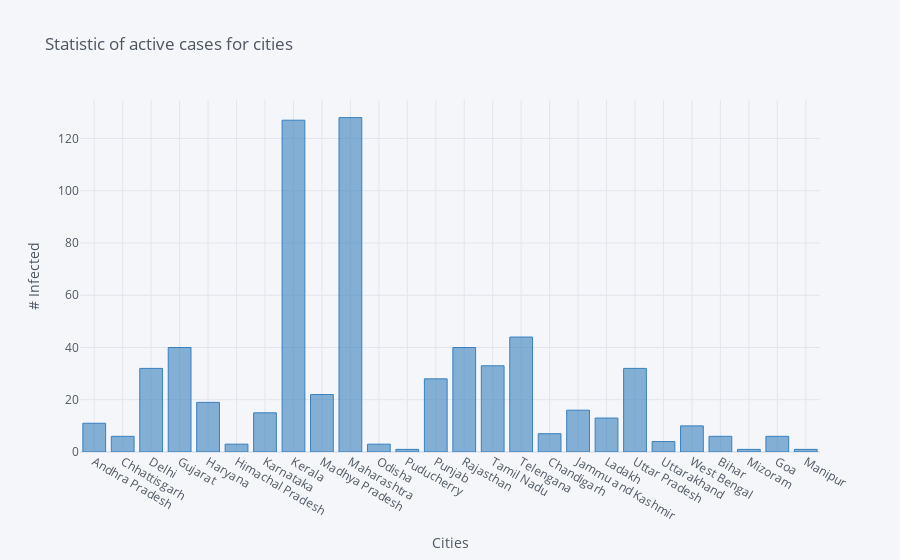

The cell this chart's notebook holds for it:
### Code cell
# Plotly visualization
df.iplot(asFigure=True, 
         kind='bar', 
         title='Statistic of active cases for cities',
         xTitle='Cities', 
         yTitle='# Infected', 
         x='Name of State / UT', 
         y='Active Cases',
         color='Blue'
        )

### Figure 1 — Plotly figure (JSON) as saved in the notebook; plotly's stock layout.template omitted (floating-point values rounded to 4 significant figures)
{"data": [{"marker": {"color": "rgba(55, 128, 191, 0.6)", "line": {"color": "rgba(55, 128, 191, 1.0)", "width": 1}}, "name": "Active Cases", "orientation": "v", "text": "", "type": "bar", "x": ["Andhra Pradesh", "Chhattisgarh", "Delhi", "Gujarat", "Haryana", "Himachal Pradesh", "Karnataka", "Kerala", "Madhya Pradesh", "Maharashtra", "Odisha", "Puducherry", "Punjab", "Rajasthan", "Tamil Nadu", "Telengana", "Chandigarh", "Jammu and Kashmir", "Ladakh", "Uttar Pradesh", "Uttarakhand", "West Bengal", "Bihar", "Mizoram", "Goa", "Manipur"], "y": [11, 6, 32, 40, 19, 3, 15, 127, 22, 128, 3, 1, 28, 40, 33, 44, 7, 16, 13, 32, 4, 10, 6, 1, 6, 1]}], "layout": {"autosize": true, "legend": {"bgcolor": "#F5F6F9", "font": {"color": "#4D5663"}}, "paper_bgcolor": "#F5F6F9", "plot_bgcolor": "#F5F6F9", "title": {"font": {"color": "#4D5663"}, "text": "Statistic of active cases for cities"}, "xaxis": {"autorange": true, "gridcolor": "#E1E5ED", "range": [-0.5, 25.5], "showgrid": true, "tickfont": {"color": "#4D5663"}, "title": {"font": {"color": "#4D5663"}, "text": "Cities"}, "type": "category", "zerolinecolor": "#E1E5ED"}, "yaxis": {"autorange": true, "gridcolor": "#E1E5ED", "range": [0, 134.7], "showgrid": true, "tickfont": {"color": "#4D5663"}, "title": {"font": {"color": "#4D5663"}, "text": "# Infected"}, "type": "linear", "zerolinecolor": "#E1E5ED"}}}
